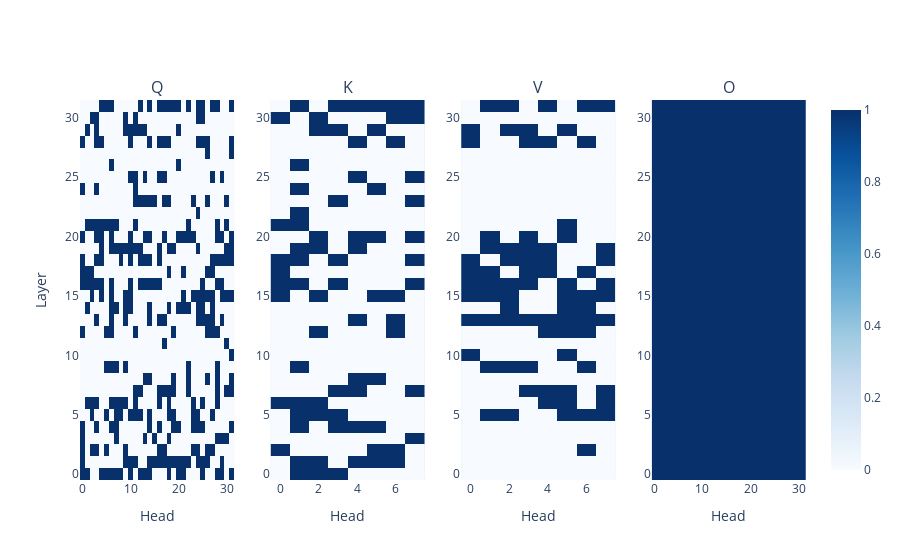

The code cell stored with this chart in its notebook:
### Code cell
peft_model = PeftModel.from_pretrained(model,
        model_id = peft_model_path,
        device_map = device,
)

thres = 0.3
# peft_model = zero_out_lora(peft_model, mask_to_config(mask(diffO, 0.5), "o_proj"))   
peft_model = zero_out_lora(peft_model, mask_to_config(mask_percentile(diffV, thres), "v_proj"))
peft_model = zero_out_lora(peft_model, mask_to_config(mask_percentile(diffQ, thres), "q_proj"))
peft_model = zero_out_lora(peft_model, mask_to_config(mask_percentile(diffK, thres), "k_proj"))   

display_model_mix(peft_model)

### Figure 1 — Plotly figure (JSON) as saved in the notebook; plotly's stock layout.template omitted (floating-point values rounded to 4 significant figures; data arrays with more than 128 entries replaced by an {"elided": "..."} marker saying what was removed)
{"data": [{"colorscale": [[0, "rgb(247,251,255)"], [0.125, "rgb(222,235,247)"], [0.25, "rgb(198,219,239)"], [0.375, "rgb(158,202,225)"], [0.5, "rgb(107,174,214)"], [0.625, "rgb(66,146,198)"], [0.75, "rgb(33,113,181)"], [0.875, "rgb(8,81,156)"], [1, "rgb(8,48,107)"]], "showscale": false, "type": "heatmap", "xaxis": "x", "yaxis": "y", "z": {"elided": "32x32 int values"}, "zmax": 1, "zmin": 0}, {"colorscale": [[0, "rgb(247,251,255)"], [0.125, "rgb(222,235,247)"], [0.25, "rgb(198,219,239)"], [0.375, "rgb(158,202,225)"], [0.5, "rgb(107,174,214)"], [0.625, "rgb(66,146,198)"], [0.75, "rgb(33,113,181)"], [0.875, "rgb(8,81,156)"], [1, "rgb(8,48,107)"]], "showscale": false, "type": "heatmap", "xaxis": "x2", "yaxis": "y2", "z": {"elided": "32x8 int values"}, "zmax": 1, "zmin": 0}, {"colorscale": [[0, "rgb(247,251,255)"], [0.125, "rgb(222,235,247)"], [0.25, "rgb(198,219,239)"], [0.375, "rgb(158,202,225)"], [0.5, "rgb(107,174,214)"], [0.625, "rgb(66,146,198)"], [0.75, "rgb(33,113,181)"], [0.875, "rgb(8,81,156)"], [1, "rgb(8,48,107)"]], "showscale": false, "type": "heatmap", "xaxis": "x3", "yaxis": "y3", "z": {"elided": "32x8 int values"}, "zmax": 1, "zmin": 0}, {"colorscale": [[0, "rgb(247,251,255)"], [0.125, "rgb(222,235,247)"], [0.25, "rgb(198,219,239)"], [0.375, "rgb(158,202,225)"], [0.5, "rgb(107,174,214)"], [0.625, "rgb(66,146,198)"], [0.75, "rgb(33,113,181)"], [0.875, "rgb(8,81,156)"], [1, "rgb(8,48,107)"]], "showscale": true, "type": "heatmap", "xaxis": "x4", "yaxis": "y4", "z": {"elided": "32x32 int values"}, "zmax": 1, "zmin": 0}], "layout": {"annotations": [{"font": {"size": 16}, "showarrow": false, "text": "Q", "x": 0.1062, "xanchor": "center", "xref": "paper", "y": 1, "yanchor": "bottom", "yref": "paper"}, {"font": {"size": 16}, "showarrow": false, "text": "K", "x": 0.3688, "xanchor": "center", "xref": "paper", "y": 1, "yanchor": "bottom", "yref": "paper"}, {"font": {"size": 16}, "showarrow": false, "text": "V", "x": 0.6313, "xanchor": "center", "xref": "paper", "y": 1, "yanchor": "bottom", "yref": "paper"}, {"font": {"size": 16}, "showarrow": false, "text": "O", "x": 0.8938, "xanchor": "center", "xref": "paper", "y": 1, "yanchor": "bottom", "yref": "paper"}], "xaxis": {"anchor": "y", "domain": [0, 0.2125], "title": {"text": "Head"}}, "xaxis2": {"anchor": "y2", "domain": [0.2625, 0.475], "title": {"text": "Head"}}, "xaxis3": {"anchor": "y3", "domain": [0.525, 0.7375], "title": {"text": "Head"}}, "xaxis4": {"anchor": "y4", "domain": [0.7875, 1], "title": {"text": "Head"}}, "yaxis": {"anchor": "x", "domain": [0, 1], "title": {"text": "Layer"}}, "yaxis2": {"anchor": "x2", "domain": [0, 1]}, "yaxis3": {"anchor": "x3", "domain": [0, 1]}, "yaxis4": {"anchor": "x4", "domain": [0, 1]}}}
